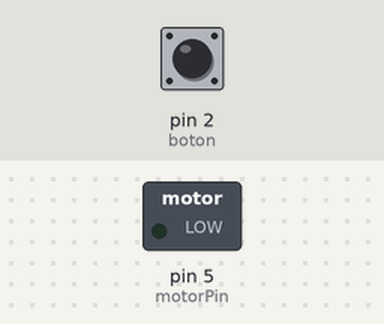
Recording of a sketch running on a simulated Arduino Uno, built with avr-gcc and run on an emulated ATmega328P. Parts: switched loads named in the sketch (green lamp = pin HIGH). Dashed ring = blinking. Inputs (shaded band) come from the test bench; at power-on: pin 2 (boton) HIGH.

Above: at 1.2 s.
1.3 s: pin 2 (boton) pulled LOW for 0.15 s
At 1.4 s:
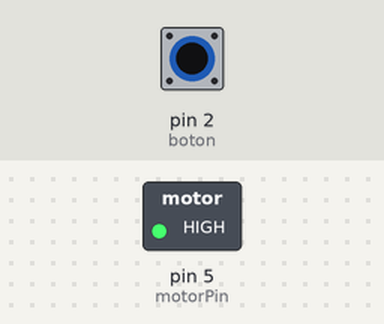
3.3 s: pin 2 (boton) pulled LOW for 3.2 s
At 3.85 s:
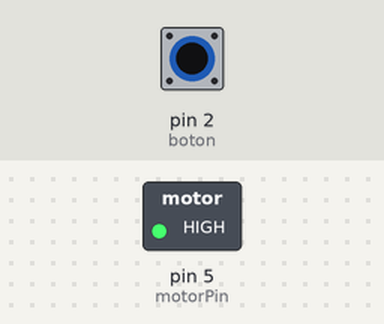
Timing chart, 0 to 8.1 s (numbered marks = the images above; inputs shaded):
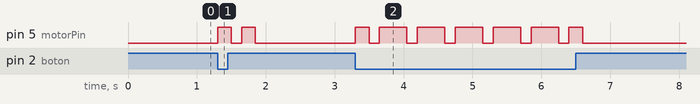

Measured:
- after the input at 1.3 s, pin 5 (motorPin): alternates HIGH for 0.20 s and LOW for 0.15 s, 4 changes in all, then stays LOW, starting at once
- after the input at 3.3 s, pin 5 (motorPin): goes HIGH 0.20 s, 5 × (LOW 0.15 s, HIGH 0.40 s), LOW 0.15 s, HIGH 0.20 s, then LOW, starting at once

The sketch:

Doble_pulso.ino
```cpp
int motorPin=5;
int boton = 2;
void setup() {
 pinMode(motorPin, OUTPUT);
 pinMode(boton, INPUT_PULLUP);

}

void loop() {
  if (digitalRead(boton)==LOW){

       analogWrite(motorPin,255);
       delay(200);
       analogWrite(motorPin,0);
       delay(150);

       analogWrite(motorPin,255);
       delay(200);
       analogWrite(motorPin,0);

      }

   else{
    analogWrite(motorPin,0);
}
}
```
